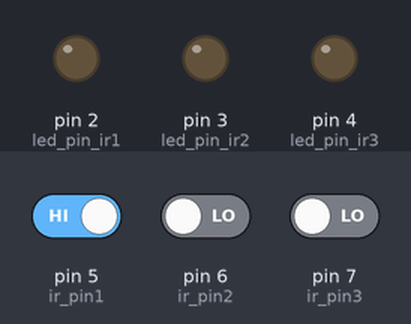
The sketch below on a simulated Arduino Mega 2560, built for the host (arithmetic inside an expression is 32-bit, double 64-bit). On the bench: output pins drawn as LEDs (lit = HIGH). Inputs (shaded band) come from the test bench; at power-on: pin 5 (ir_pin1) HIGH, pin 6 (ir_pin2) LOW, pin 7 (ir_pin3) LOW. The modem accepts every AT command (registered, SIM ready, sends succeed) and sends nothing else.

Above: at 5.1 s.
At 65.1 s:
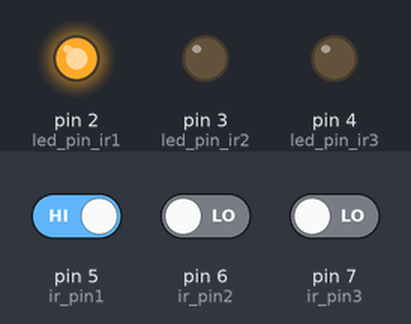
Timing chart, 0 to 66.6 s (numbered marks = the images above):
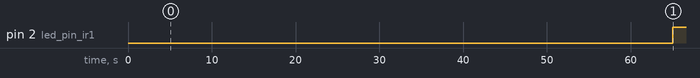

The sketch:

arduino_code.ino
```cpp
int led_pin_ir1 = 2;
int led_pin_ir2 = 3;
int led_pin_ir3 = 4;
int ir_pin1 = 5;
int ir_pin2 = 6;
int ir_pin3 = 7;
int rx_pin = 19;
int tx_pin = 18;
int baud_rate = 19200;
bool preferred_state_irpin1 = 0;
bool preferred_state_irpin2 = 0;
bool preferred_state_irpin3 = 0;
bool persistence_check_status_irpin1 = 0;
bool persistence_check_status_irpin2 = 0;
bool persistence_check_status_irpin3 = 0;
std::string target_mobile_number = "+91xxxxxxxxxx";
int last_status_code = 0;
int cycle_number = 0;

void setup()

{

Serial1.begin(baud_rate);
delay(5000);
pinMode(led_pin_ir1 , OUTPUT);
pinMode(led_pin_ir2 , OUTPUT);
pinMode(led_pin_ir3 , OUTPUT);
pinMode(ir_pin1 , INPUT);
pinMode(ir_pin2 , INPUT);
pinMode(ir_pin3 , INPUT);

}

int persistent_digitalRead(int pin_num , bool &persistence_check_status , bool preferred_state)

{

if(persistence_check_status == 1)

{

return preferred_state;

}

int i;

for(i = 0 ; i < 60 ; i ++)

{

if(digitalRead(pin_num) != preferred_state)

{

persistence_check_status = 0;
return !preferred_state;

}

delay(500);

}

persistence_check_status = 1;
return preferred_state;

}

int ir_status()

{

int count_high_irpins = !persistent_digitalRead(ir_pin1 , preferred_state_irpin1 , persistence_check_status_irpin1) + !persistent_digitalRead(ir_pin2 , preferred_state_irpin2 , persistence_check_status_irpin2) +
!persistent_digitalRead(ir_pin3 , preferred_state_irpin3 , persistence_check_status_irpin3);

return count_high_irpins;

}

void led_response()

{

digitalWrite(led_pin_ir1 , digitalRead(ir_pin1));
digitalWrite(led_pin_ir2 , digitalRead(ir_pin2));
digitalWrite(led_pin_ir3 , digitalRead(ir_pin3));

}

int send_sms(std::string msg)

{

char rx_capture;
Serial1.println("AT+CMGF=1\r");
delay(3000);

while(Serial1.available())

{

rx_capture = Serial1.read();

}

Serial1.println("AT+CSCS=\"GSM\"\r");
delay(3000);

while(Serial1.available())

{

rx_capture = Serial1.read();

}

Serial1.println("AT+CMGS=\"+918699721065\"\r");
delay(3000);

while(Serial1.available())

{

rx_capture = Serial1.read();

}

Serial1.println(msg + "\r");
delay(3000);

while(Serial1.available())

{

rx_capture = Serial1.read();

}

Serial1.write((char)26);
delay(3000);

while(Serial1.available())

{

rx_capture = Serial1.read();

}

}

void loop()

{

int count_high_irpins;
count_high_irpins = ir_status();
led_response();

switch (count_high_irpins)

{

case 1:

if(last_status_code != 1)

{

send_sms("Dustbin is 50% full");

}

last_status_code = 1;

break;


case 2:

if(last_status_code != 2)

{

send_sms("Dustbin is 75% full");

}

last_status_code = 2;

break;


case 3:

if(last_status_code != 3)

{

send_sms("Dustbin is 95% full");

}

last_status_code = 3;

break;


default:

break;

}

cycle_number++;

if(cycle_number == 10)

{

cycle_number = 0;
persistence_check_status_irpin1 = 0;
persistence_check_status_irpin2 = 0;
persistence_check_status_irpin3 = 0;

}
}
```

Measured:
- by itself, pin 2 (led_pin_ir1): LOW → HIGH at 65.0 s
